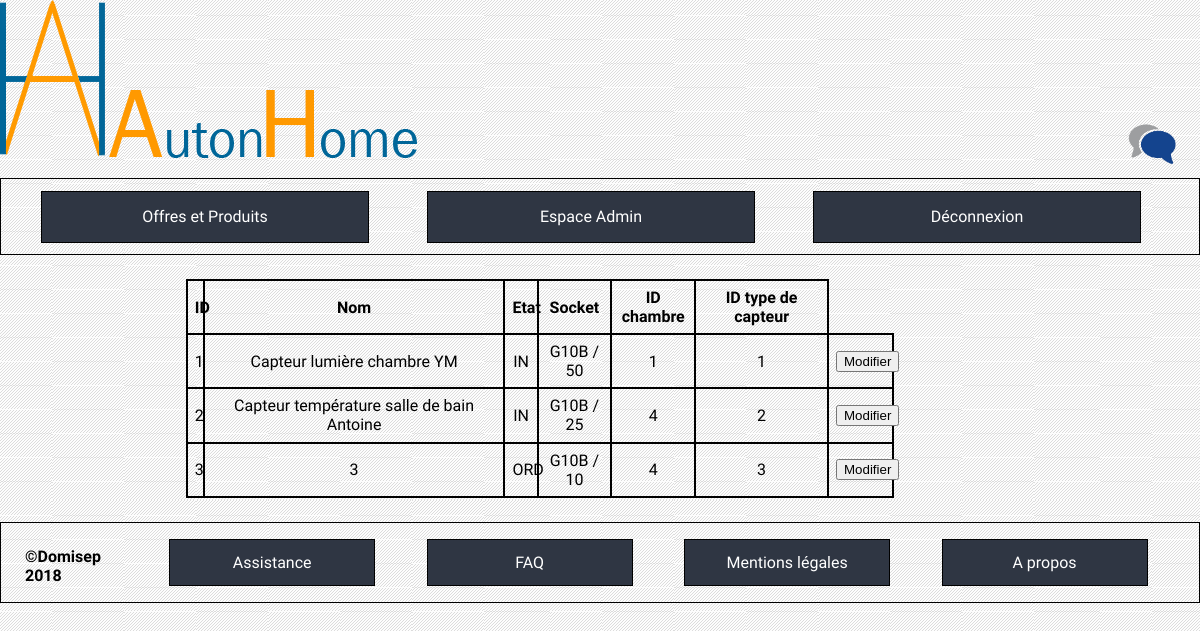
/index.php?cible=inspectdatabase&table=sensor (signed in), run on the app's committed database.
### tables this page shows
CREATE TABLE `sensor` (
  `ID` int(11) NOT NULL,
  `cardNumber` varchar(255) DEFAULT NULL,
  `objectNumber` varchar(255) DEFAULT NULL,
  `name` varchar(50) NOT NULL,
  `state` varchar(10) NOT NULL,
  `id_room` int(10) NOT NULL,
  `id_sensorType` int(10) NOT NULL
);

### index.php (called while the page is built, shortened)
<?php
if(isset($_GET['cible']) && !empty($_GET['cible'])) {
    $url = $_GET['cible'];
} else {
    $url = 'accueil';
}
include('controleurs/' . $url . '.php');

### modele/generics.php (called while the page is built, shortened)
<?php
function getAll(PDO $bdd, string $table): array {
    $query = 'SELECT * FROM ' . $table;
    return $bdd->query($query)->fetchAll();
}
?>

### vues/admin/inspectsensor.php (the view, shortened to what this page needs)
<table>
    <tr>
        <th>
            ID
        </th>
        <th>
            Nom
        </th>
        <th>
            Etat
        </th>
        <th>
            Socket
        </th>
        <th>
            ID chambre
        </th>
        <th>
            ID type de capteur
        </th>
    </tr>
    <?php
    foreach ($list as $element) {
        ?>
        <tr>
            <td>
            <?php echo($element["ID"]); ?>
            </td>
            <td>
                <?php echo($element["name"]); ?>
            </td>
            <td>
                <?php echo($element["state"]); ?>
            </td>
            <td>
                <?php echo($element["cardNumber"]." / ".$element["objectNumber"]); ?>
            </td>
            <td>
                <?php echo($element["id_room"]); ?>
            </td>
            <td>
                <?php echo($element["id_sensorType"]); ?>
            </td>
            <td>
                <input type="submit" id="<?php echo $element["ID"] ?>" value="Modifier" onclick="displayModalOfButtonPressed(this.id,)" />
            </td>
        </tr>
        <?php
    }
    ?>
</table>
<?php
require ('vues/footer.php');?>

### vues/CSS/all.css (style rules this page uses)
body { font-family: 'Muli', sans-serif; background: url("../../ressources/pictures/fondblanc.jpg") fixed ; margin: 0; }

### vues/CSS/inspectsensor.css (style rules this page uses)
tr th { border: 2px solid black; justify-content: center; text-align: center; margin-left:30%; padding: 1%; }
td { border: 2px solid black; justify-content: center; text-align: center; margin-left:30%; padding: 1%; border-collapse: collapse; }
table { display: flex; margin-right: 10%; justify-content: center; border-collapse: collapse; margin-top: 2%; margin-bottom: 2%; }

### data on the page
sensor: ID "1", name "Capteur lumière chambre YM", state "IN", cardNumber "G10B", objectNumber "50", id_room "1", id_sensorType "1"
sensor: ID "2", name "Capteur température salle de bain Antoine", state "IN", cardNumber "G10B", objectNumber "25", id_room "4", id_sensorType "2"
sensor: ID "3", name "3", state "ORD", cardNumber "G10B", objectNumber "10", id_room "4", id_sensorType "3"
